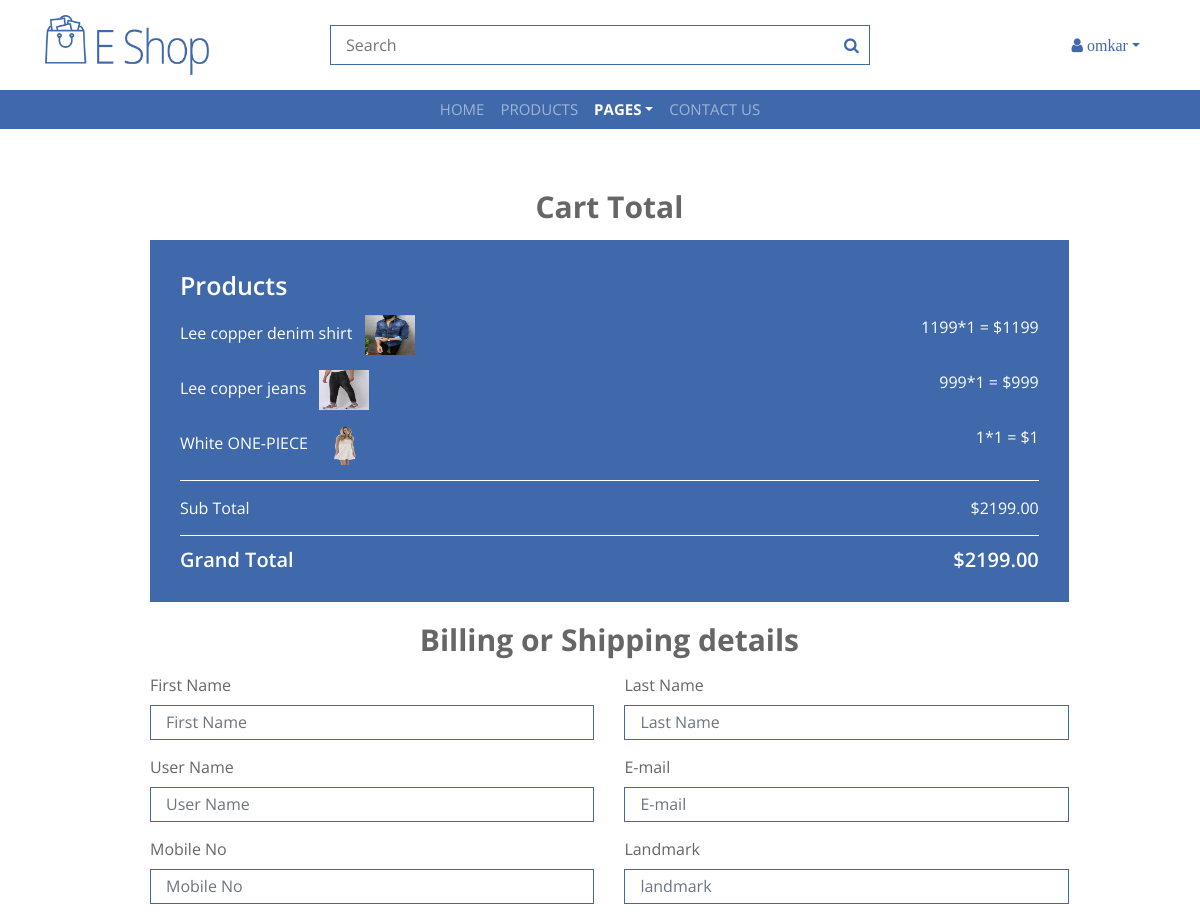
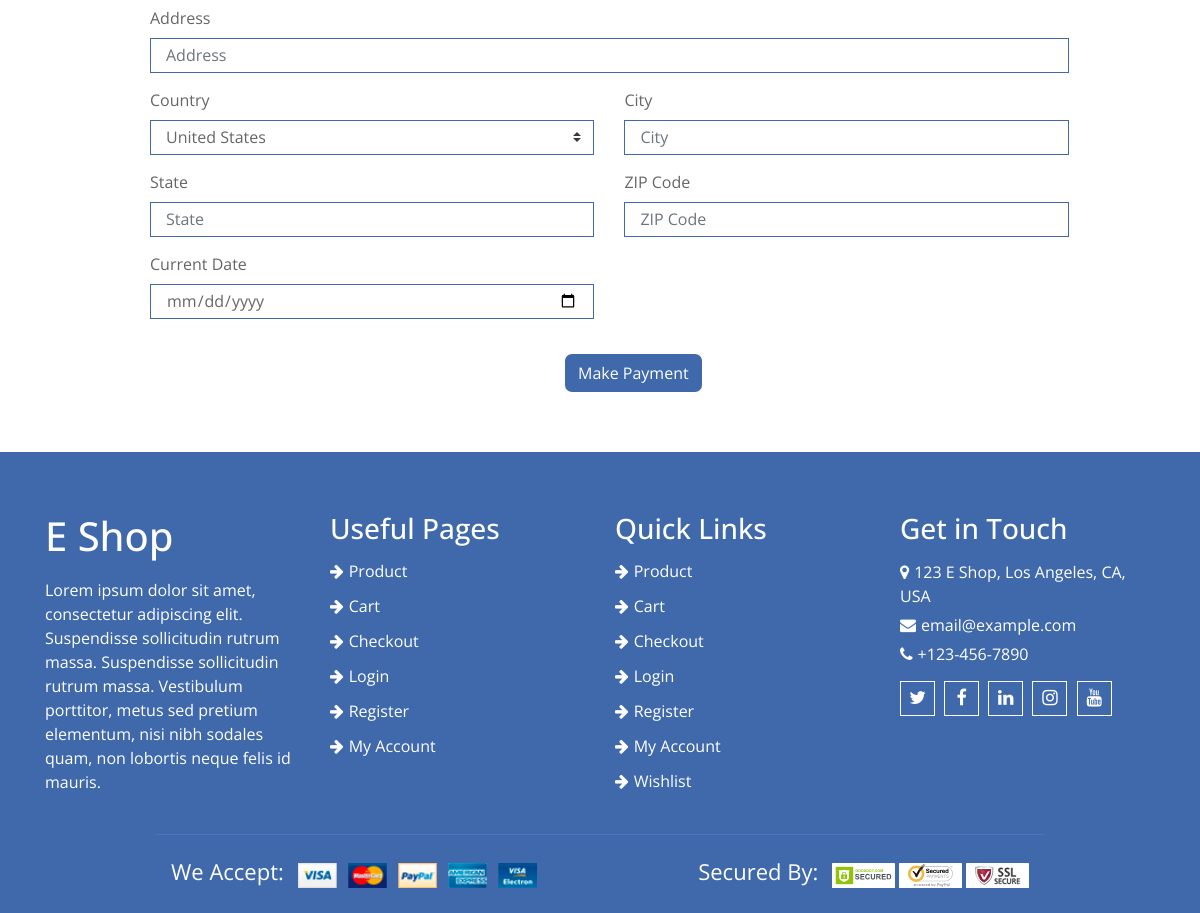
Screenshot of /checkout/ (signed in) with the database file from the repository (2 pictures, top to bottom).
### main_app/models.py (models this page shows, shortened)
class Addtocart(models.Model):
    user = models.ForeignKey(User, on_delete=models.CASCADE)
    product = models.ForeignKey(Product, on_delete=models.CASCADE, default=1)  # Default product ID
    product_name = models.CharField(max_length=100,blank=True)
    price = models.IntegerField(default=1.99)
    image = models.ImageField(upload_to='',blank=True)
    quantity = models.IntegerField(default=1)
    total_item_price = models.IntegerField(default=0)

### main_app/views.py (the view)
# urls.py: path('checkout/',views.checkout,name="checkout"),
@login_required
def checkout(request: HttpRequest) -> HttpResponse:
    if request.user.is_authenticated:
        user_id = request.user.id
        user_data = User.objects.get(id=user_id)
        data = Addtocart.objects.filter(user=request.user.id).values()
        template = loader.get_template('checkout.html')
        context = {'curl':curl,'data':data,'user_data':user_data}
        render_template = template.render(context,request)
        return HttpResponse(render_template,content_type='text/html')

### main_app/templates/checkout.html (shortened to what this page needs)
{% extends "master.html" %}
{% load static %}
{% block body %}
    <div class="checkout">
        <div class="container" style="padding-left:120px;">
            <div class="row">
                <div class="col-md-11">
                    <div class="checkout-summary" >
                        <h2 style="text-align:center;">Cart Total</h2>
                        <div class="checkout-content" >
                            <h3>Products</h3>
                            {% for item in data %}
                            <p>{{item.product_name}}&nbsp;&nbsp;&nbsp;<img src="{{curl}}/media/{{item.image}}" alt="Image" style="width:50px; height:40px;">
                                <span>{{item.price}}*{{item.quantity}} = ${{item.total_item_price}}</span></p>
                            {% endfor %}
                            <p class="sub-total">Sub Total<span>$</span></p>
                            <h4>Grand Total<span>$</span></h4>
                        </div>
                    </div>
                </div>
                <div class="col-md-11">
                    <div class="billing-address">
                        <h2 style="margin-top:20px; text-align:center;">Billing or Shipping details</h2>
                        <form method="POST" action="{% url 'create_checkout_session' %}">
                            <div class="row">
                                <div class="col-md-6">
                                    <label>First Name</label>
                                    <input class="form-control" type="text" placeholder="First Name"  name="first_name" value="{{user_data.name}}">
                                </div>
                                <div class="col-md-6">
                                    <label>Last Name</label>
                                    <input class="form-control" type="text" placeholder="Last Name" name='last_name'>
                                </div>
                                <div class="col-md-6">
                                    <label>User Name</label>
                                    <input class="form-control" type="text" placeholder="User Name" required name='username'>
                                </div>
                                <div class="col-md-6">
                                    <label>E-mail</label>
                                    <input class="form-control" type="email" placeholder="E-mail" required name='email'>
                                </div>
                                <div class="col-md-6">
                                    <label>Mobile No</label>
                                    <input class="form-control" type="number" placeholder="Mobile No" required name='mobno'>
                                </div>
                                <div class="col-md-6">
                                    <label>Landmark</label>
                                    <input class="form-control" type="text" placeholder="landmark" required name='landmark'>
                                </div>
                                <div class="col-md-12">
                                    <label>Address</label>
                                    <input class="form-control" type="text" placeholder="Address" required name='address'>
                                </div>
                                <div class="col-md-6">
                                    <label>Country</label>
                                    <select class="custom-select" required name='country'>
                                        <option selected>United States</option>
                                    </select>
                                </div>
                                <div class="col-md-6">
                                    <label>City</label>
                                    <input class="form-control" type="text" placeholder="City" required name='city'>
                                </div>
                                <div class="col-md-6">
                                    <label>State</label>
                                    <input class="form-control" type="text" placeholder="State" required name='state'>
                                </div>
                                <div class="col-md-6">
                                    <label>ZIP Code</label>
                                    <input class="form-control" type="text" placeholder="ZIP Code" required name='zip_code'>
                                </div>
                                <div class="col-md-6">
                                    <label>Current Date</label>
                                    <input class="form-control" type="date" placeholder="ZIP Code" required name='order_date'>
                                </div>
                                <div class="checkout-btn">
                                    <button type="submit" class="btn" style="margin:20px 0px 0px 430px; border-radius:7px;">Make Payment</button>
                                </div>
                            </div>
                        </form>
                        </div>
                    </div>
                </div>
            </div>
        </div>
{% endblock %}

### main_app/templates/master.html (shortened to what this page needs)
{% load static %}
<!DOCTYPE html>
<html lang="en">
<head>
    <link rel="stylesheet" type="text/css"
        href="https://cdnjs.cloudflare.com/ajax/libs/slick-carousel/1.8.1/slick.min.css" />
    <link rel="stylesheet" type="text/css"
        href="https://cdnjs.cloudflare.com/ajax/libs/slick-carousel/1.8.1/slick-theme.min.css" />
    <link href="https://stackpath.bootstrapcdn.com/bootstrap/4.4.1/css/bootstrap.min.css" rel="stylesheet">
    <link href="https://stackpath.bootstrapcdn.com/font-awesome/4.7.0/css/font-awesome.min.css" rel="stylesheet">
    <link href="{% static 'lib/slick/slick.css' %}" rel="stylesheet">
    <link href="{% static 'lib/slick/slick-theme.css' %}" rel="stylesheet">
    <link href="{% static 'css/style.css' %}" rel="stylesheet">
</head>
<body>
    {% block tophead %}
    <div class="top-header">
        <div class="container">
            <div class="row align-items-center">
                <div class="col-md-3">
                    <div class="logo">
                        <a href="">
                            <img src="{% static 'img/logo.png' %}" alt="Logo">
                        </a>
                    </div>
                </div>
                <div class="col-md-6">
                    <div class="search">
                        <input type="text" placeholder="Search">
                        <button><i class="fa fa-search"></i></button>
                    </div>
                </div>
                <div class="col-md-3">
                    <div class="user">
                        <div class="user">
                            {% if user.is_authenticated %}
                                <div class="dropdown">
                                    <a href="#" class="dropdown-toggle" data-toggle="dropdown"><i class="fa fa-user">&nbsp;{{ user.username }}</i></a>
                                </div>
                            {% endif %}
                        </div>
                    </div>
                </div>
            </div>
        </div>
    </div>
    {% endblock %}
    {% block navbar%}
    <div class="header">
        <div class="container">
            <nav class="navbar navbar-expand-md bg-dark navbar-dark">
                <div class="collapse navbar-collapse justify-content-between" id="navbarCollapse">
                    {% if user.is_authenticated %}
                    <div class="navbar-nav m-auto">
                        <a href="{{curl}}/" class="nav-item nav-link {% if request.path == '/' %}active{% endif %}">Home</a>
                        <a href="{{curl}}/product_list" class="nav-item nav-link {% if request.path == '/product_list/' %}active{% endif %}">Products</a>
                        <div class="nav-item dropdown">
                            <a href="{{curl}}/" class="nav-link dropdown-toggle {% if request.path == '/cart/' %}active {% elif request.path == '/wishlist/' %}active
                            {% elif request.path == '/checkout/' %}active {% elif request.path == '/my_account/' %}active {% elif request.path == '/myorders/' %}active
                            {% endif %}" data-toggle="dropdown">Pages</a>
                        </div>
                        <a href="{{curl}}/contact" class="nav-item nav-link {% if request.path == '/contact/' %}active{% endif %}">Contact Us</a>
                    </div>
                    {% endif %}
                </div>
            </nav>
        </div>
    </div>
    {% endblock %}
    {% block body %}
    {% endblock %}
    <div class="footer">
        <div class="container-fluid">
            <div class="row">
                <div class="col-lg-3 col-md-6">
                    <div class="footer-widget">
                        <h1>E Shop</h1>
                        <p>
                            Lorem ipsum dolor sit amet, consectetur adipiscing elit. Suspendisse sollicitudin rutrum
                            massa. Suspendisse sollicitudin rutrum massa. Vestibulum porttitor, metus sed pretium
                            elementum, nisi nibh sodales quam, non lobortis neque felis id mauris.
                        </p>
                    </div>
                </div>
                <div class="col-lg-3 col-md-6">
                    <div class="footer-widget">
                        <h3 class="title">Useful Pages</h3>
                        <ul>
                            <li><a href="{{curl}}/product_list">Product</a></li>
                            <li><a href="{{curl}}/cart">Cart</a></li>
                            <li><a href="{{curl}}/checkout">Checkout</a></li>
                            <li><a href="{{curl}}/user_login">Login </a></li>
                            <li><a href="{{curl}}/registration_page">Register</a></li>
                            <li><a href="{{curl}}/my_account">My Account</a></li>
                        </ul>
                    </div>
                </div>
                <div class="col-lg-3 col-md-6">
                    <div class="footer-widget">
                        <h3 class="title">Quick Links</h3>
                        <ul>
                            <li><a href="{{curl}}/product_list">Product</a></li>
                            <li><a href="{{curl}}/cart">Cart</a></li>
                            <li><a href="{{curl}}/checkout">Checkout</a></li>
                            <li><a href="{{curl}}/user_login">Login </a></li>
                            <li><a href="{{curl}}/registration_page">Register</a></li>
                            <li><a href="{{curl}}/my_account">My Account</a></li>
                            <li><a href="{{curl}}/wishlist">Wishlist</a></li>
                        </ul>
                    </div>
                </div>
                <div class="col-lg-3 col-md-6">
                    <div class="footer-widget">
                        <h3 class="title">Get in Touch</h3>
                        <div class="contact-info">
                            <p><i class="fa fa-map-marker"></i>123 E Shop, Los Angeles, CA, USA</p>
                            <p><i class="fa fa-envelope"></i>email@example.com</p>
                            <p><i class="fa fa-phone"></i>+123-456-7890</p>
                            <div class="social">
                                <a href="https://twitter.com/"><i class="fa fa-twitter"></i></a>
                                <a href="https://www.facebook.com/"><i class="fa fa-facebook"></i></a>
                                <a href="https://www.linkedin.com/login"><i class="fa fa-linkedin"></i></a>
                                <a href="https://www.instagram.com/"><i class="fa fa-instagram"></i></a>
                                <a href="https://www.youtube.com/"><i class="fa fa-youtube"></i></a>
                            </div>
                        </div>
                    </div>
                </div>
            </div>
            <div class="row payment">
                <div class="col-md-6">
                    <div class="payment-method">
                        <p>We Accept:</p>
                        <img src="{% static 'img/payment-method.png' %}" alt="Payment Method" />
                    </div>
                </div>
                <div class="col-md-6">
                    <div class="payment-security">
                        <p>Secured By:</p>
                        <img src="{% static 'img/godaddy.svg' %}" alt="Payment Security" />
                        <img src="{% static 'img/norton.svg' %}" alt="Payment Security" />
                        <img src="{% static 'img/ssl.svg' %}" alt="Payment Security" />
                    </div>
                </div>
            </div>
        </div>
    </div>
</body>
</html>

### rows the page displays
Addtocart: product_name "Lee copper denim shirt", image (picture), price "1199", quantity "1", total_item_price "1199"
Addtocart: product_name "Lee copper jeans", image (picture), price "999", quantity "1", total_item_price "999"
Addtocart: product_name "White ONE-PIECE", image (picture), price "1", quantity "1", total_item_price "1"

### other values shown
{{ user.username }} "omkar"
